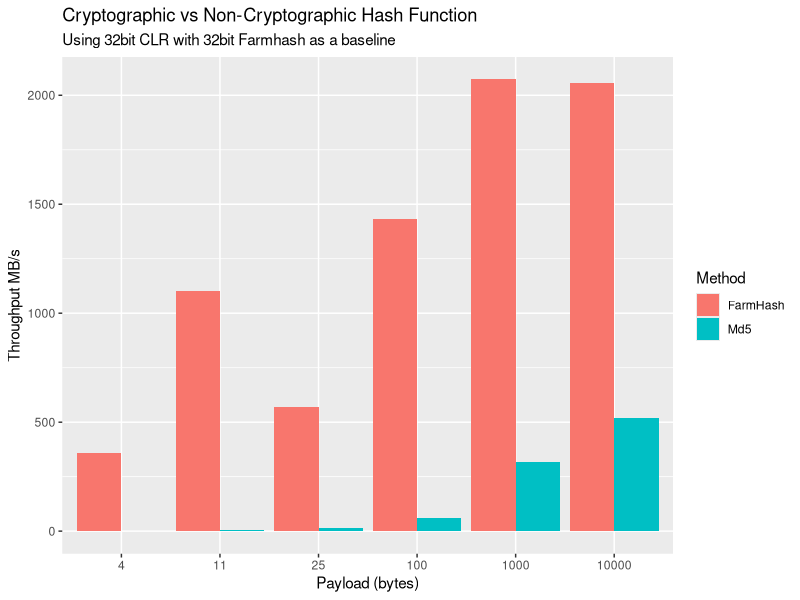
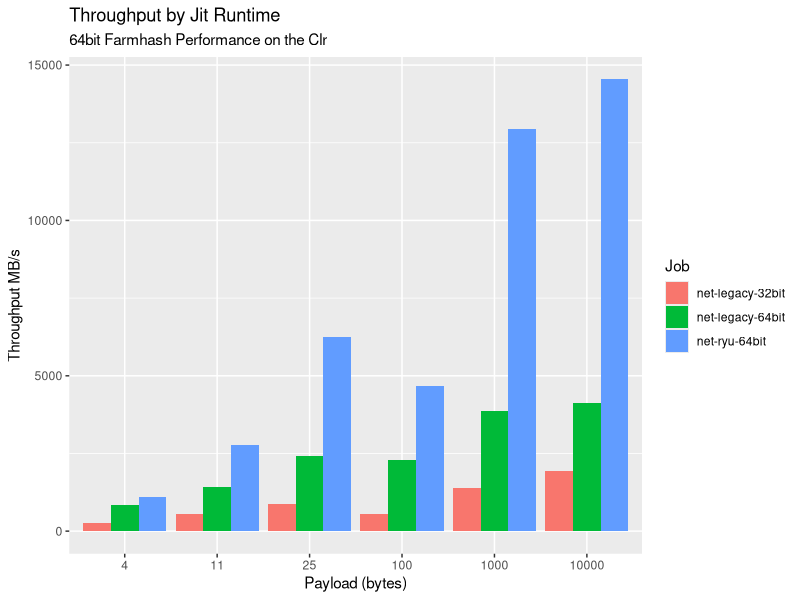
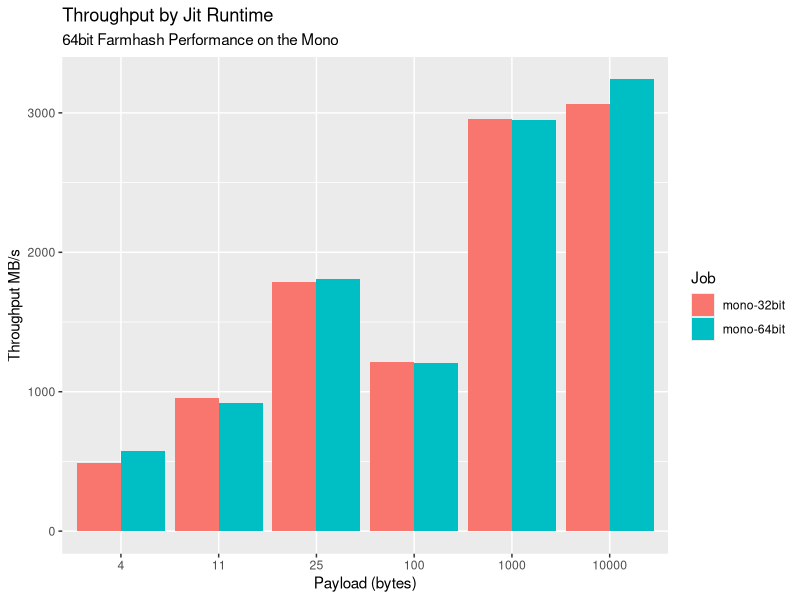

R code for these plots, in order:
library(tidyverse)
library(readr)

df <- read_csv("./benchmarks.csv")

df <- df %>%
  mutate(Mean = as.numeric(gsub(',', '', gsub('.{3}$', '', Mean))),
         StdErr = as.numeric(gsub(',', '', gsub('.{3}$', '', StdErr))),
         StdDev = as.numeric(gsub(',', '', gsub('.{3}$', '', StdErr))),
         Median = as.numeric(gsub(',', '', gsub('.{3}$', '', Median))),
         Throughput = PayloadLength * 10^9 / (Mean * 10^6))

fm <- df %>% 
  filter((Method == 'FarmHash' | Method == 'Md5') &
           Job == 'net-legacy-32bit' & Kind == '32bit hash') %>%
  select(Method, PayloadLength, Median, StdErr, StdDev, Throughput)

ggplot(fm, aes(as.factor(PayloadLength), Throughput)) +
  geom_bar(aes(fill=Method), stat='identity', position='dodge') +
  labs(x='Payload (bytes)', y='Throughput MB/s') +
  ggtitle('Cryptographic vs Non-Cryptographic Hash Function',
          subtitle = "Using 32bit CLR with 32bit Farmhash as a baseline")

clr_run <- df %>%
  filter((Method == 'FarmHash') & Runtime == 'Clr' & Kind == '64bit hash') %>%
  select(Method, Job, Runtime, PayloadLength, Median, StdErr, StdDev, Throughput)

ggplot(clr_run, aes(as.factor(PayloadLength), Throughput)) +
  geom_bar(aes(fill=Job), stat='identity', position='dodge') +
  labs(x='Payload (bytes)', y='Throughput MB/s') + 
  ggtitle("Throughput by Jit Runtime",
          subtitle = "64bit Farmhash Performance on the Clr")


mono_run <- df %>%
  filter((Method == 'FarmHash') & Runtime == 'Mono' & Kind == '64bit hash') %>%
  select(Method, Job, Runtime, PayloadLength, Median, StdErr, StdDev, Throughput)

ggplot(mono_run, aes(as.factor(PayloadLength), Throughput)) +
  geom_bar(aes(fill=Job), stat='identity', position='dodge') +
  labs(x='Payload (bytes)', y='Throughput MB/s') + 
  ggtitle("Throughput by Jit Runtime",
          subtitle = "64bit Farmhash Performance on the Mono")
